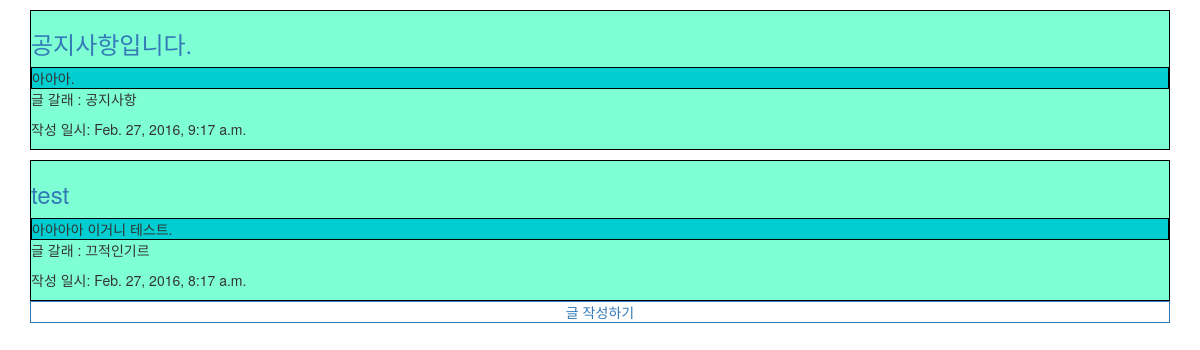
/, run on an earlier commit of the app's database.
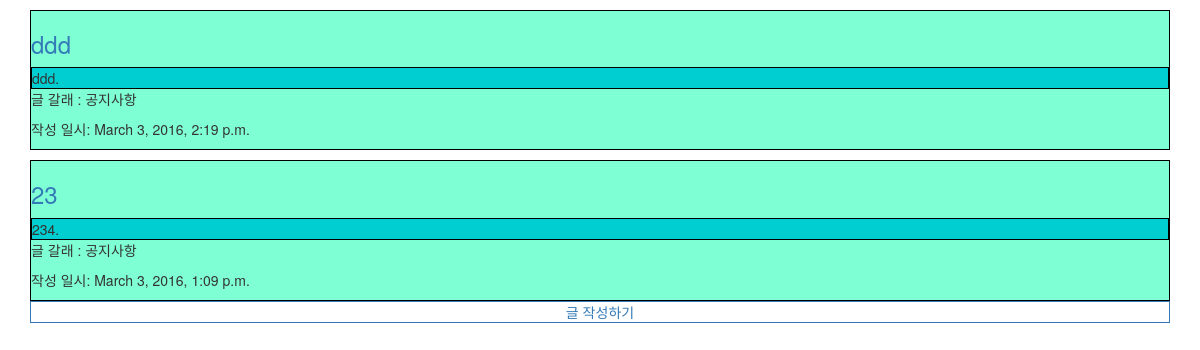
And on a later commit of the database.
### blog/models.py (models this page shows, shortened)
class Post(models.Model):
    category = models.ForeignKey(Category)
    title = models.CharField(max_length=200)
    content = models.TextField()
    tags = models.ManyToManyField('Tag')
    created_at = models.DateTimeField(auto_now_add=True)
    updated_at = models.DateTimeField(auto_now=True)
    is_model_field = False

class Category(models.Model):
    name = models.CharField(max_length=40)

### blog/views.py (the view)
# urls.py: url(r'^$', blog_views.list_posts),
def list_posts(request):
    per_page = 2
    current_page = request.GET.get('page', 1)
    post_list = Post.objects.select_related().prefetch_related().all().order_by('-pk')
    page = Paginator( post_list, per_page )
    try:
        pg = page.page( current_page )
    except PageNotAnInteger:
        pg = page.page( 1 )
    except EmptyPage:
        pg = []
    return render(request, 'list_posts.html', {
        'posts': pg,
    })

### blog/templates/list_posts.html (shortened to what this page needs)
{% extends 'blog_layout.html' %}
  {% load bootstrap3 %}
  {% block content %}
    {% for post in posts %}
    <div class="post-container">
      <h3><a href="{% url 'view_post' pk=post.pk %}">{{ post.title }}</a></h3>
      <div class="post-content">
        {{ post.content }}.
      </div>
      <div>
        <p> 글 갈래 : {{ post.category.name }}</p>
        <p> 작성 일시: {{ post.created_at }}</p>
      </div>
    </div>
    {% empty %}
    <p>글이 전혀 없습니다. </p>
    {% endfor %}
    <p>
      <a href="posts/create/" class="create-button">글 작성하기</a>
    </p>
{% endblock %}

### blog/templates/blog_layout.html (shortened to what this page needs)
{% load bootstrap3 %}
<!DOCTYPE HTML>
<html>
  <head>
    {% bootstrap_css %}
  </head>
  <body class="container">
    {% block content %}{% endblock %}
  </body>
</html>

### blog/templates/blog_layout.html (style rules this page uses)
.post-container { margin-top: 10px; border: 1px solid #000; background-color: #7FFFD4; }
.post-content { margin-top: 10px; border: 1px solid #000; background-color: #00CED1; }
.create-button { display: block; width: 100%; border: 1px solid; text-decoration: initial; text-align: center; }

What changed in the data, as far as the page shows it:
removed Post: title "공지사항입니다.", content "아아아", category.name "공지사항", created_at "Feb. 27, 2016, 9:17 a.m."
removed Post: title "test", content "아아아아 이거니 테스트", category.name "끄적인기르", created_at "Feb. 27, 2016, 8:17 a.m."
added Post: title "ddd", content "ddd", category.name "공지사항", created_at "March 3, 2016, 2:19 p.m."
added Post: title "23", content "234", category.name "공지사항", created_at "March 3, 2016, 1:09 p.m."
